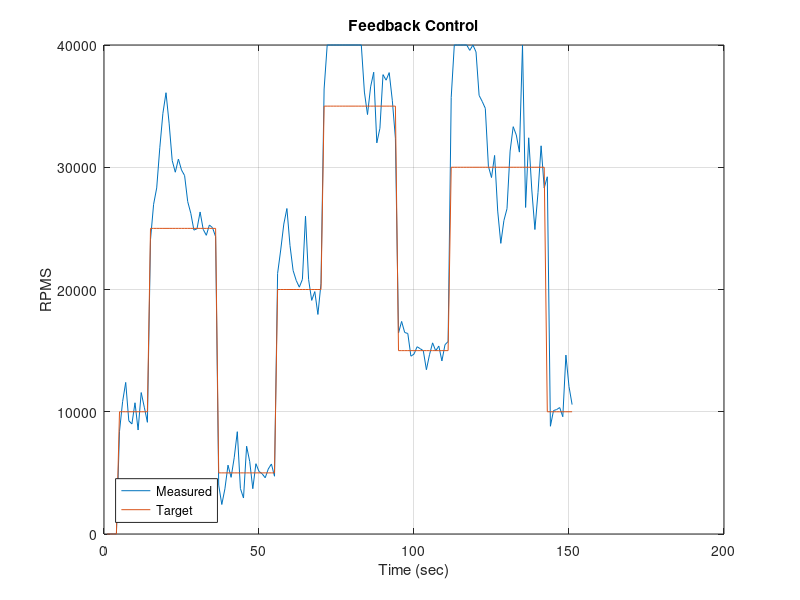

Write MATLAB code to recreate this figure.
clc, clear, close all;
data = csvread('Feedback_Control_Data.txt');
plot(1:length(data(:,1)),data(:,1),1:length(data(:,2)),data(:,2));
grid()
legend('Measured','Target','Location','SouthWest');
title('Feedback Control');
xlabel('Time (sec)');
ylabel('RPMS');